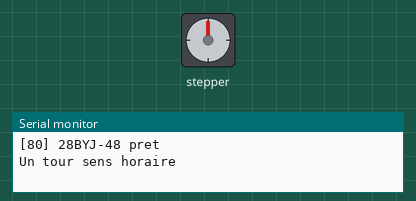
Recording of a sketch running on a simulated Arduino Uno, built with avr-gcc and run on an emulated ATmega328P. Shown: stepper motor, the last lines printed to the serial monitor. Stepper angles assume 2048 steps per turn.

Above: at 0.05 s.
At 3.05 s:
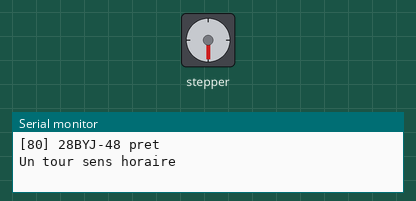
At 6.05 s:
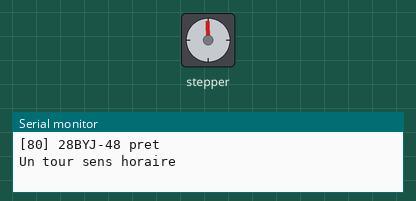
At 12.75 s:
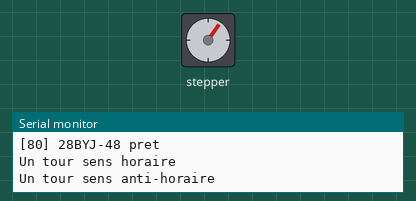
Timing chart, 0 to 18.3 s (numbered marks = the images above):
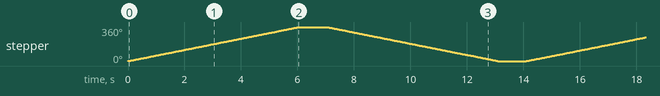

Measured:
- by itself, stepper: turns 360° clockwise in 6.0 s, then 360° counter-clockwise in 6.0 s, repeating every 14.1 s

The sketch:

80_Pas_A_Pas_28BYJ48.ino
```cpp
/*
 * =====================================================================
 *  Arduino Lab Nexus v6.1.0 STABLE  -  Moteur pas à pas 28BYJ-48
 * =====================================================================
 *  Explication : Fait un tour complet dans chaque sens avec un 28BYJ-48 et son driver ULN2003.
 *  Carte       : Arduino UNO / Nano (ATmega328P) - compatible Mega
 *  Moniteur    : 9600 bauds
 *
 *  Câblage :
 *   Arduino 5V     -> ULN2003 +
 *   Arduino GND    -> ULN2003 -
 *   Arduino D8     -> ULN2003 IN1
 *   Arduino D9     -> ULN2003 IN2
 *   Arduino D10    -> ULN2003 IN3
 *   Arduino D11    -> ULN2003 IN4
 *
 *  Bibliothèques requises (arduino-cli lib install "...") : Stepper
 * =====================================================================
 */
// @libs: Stepper

#include <Stepper.h>

// 2048 pas par tour ; ordre IN1, IN3, IN2, IN4 pour le 28BYJ-48
const int PAS_PAR_TOUR = 2048;
Stepper moteur(PAS_PAR_TOUR, 8, 10, 9, 11);

void setup() {
  moteur.setSpeed(10);   // tours par minute (max ~15)
  Serial.begin(9600);
  Serial.println(F("[80] 28BYJ-48 pret"));
}

void loop() {
  Serial.println(F("Un tour sens horaire"));
  moteur.step(PAS_PAR_TOUR);
  delay(1000);
  Serial.println(F("Un tour sens anti-horaire"));
  moteur.step(-PAS_PAR_TOUR);
  delay(1000);
}
```
